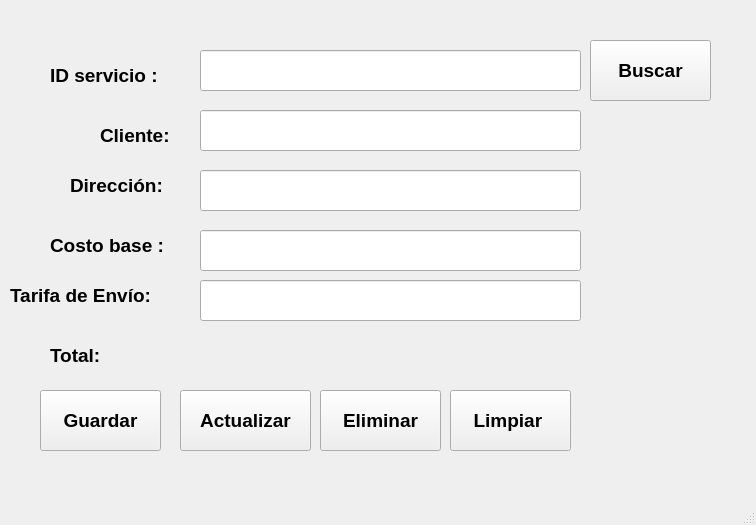
<?xml version="1.0" encoding="UTF-8"?>
<ui version="4.0">
 <class>Serviciodelivery</class>
 <widget class="QMainWindow" name="Serviciodelivery">
  <property name="geometry">
   <rect>
    <x>0</x>
    <y>0</y>
    <width>756</width>
    <height>525</height>
   </rect>
  </property>
  <property name="windowTitle">
   <string>Servico Delivery</string>
  </property>
  <widget class="QWidget" name="centralwidget">
   <widget class="QLabel" name="lblID_servicio">
    <property name="geometry">
     <rect>
      <x>50</x>
      <y>50</y>
      <width>151</width>
      <height>51</height>
     </rect>
    </property>
    <property name="font">
     <font>
      <pointsize>14</pointsize>
      <weight>75</weight>
      <bold>true</bold>
     </font>
    </property>
    <property name="text">
     <string>ID servicio :</string>
    </property>
   </widget>
   <widget class="QLineEdit" name="txtID_servicio">
    <property name="geometry">
     <rect>
      <x>200</x>
      <y>50</y>
      <width>381</width>
      <height>41</height>
     </rect>
    </property>
    <property name="maxLength">
     <number>25</number>
    </property>
   </widget>
   <widget class="QPushButton" name="btnGuardar">
    <property name="geometry">
     <rect>
      <x>40</x>
      <y>390</y>
      <width>121</width>
      <height>61</height>
     </rect>
    </property>
    <property name="font">
     <font>
      <pointsize>14</pointsize>
      <weight>75</weight>
      <bold>true</bold>
     </font>
    </property>
    <property name="text">
     <string>Guardar</string>
    </property>
   </widget>
   <widget class="QLineEdit" name="txtcliente">
    <property name="geometry">
     <rect>
      <x>200</x>
      <y>110</y>
      <width>381</width>
      <height>41</height>
     </rect>
    </property>
    <property name="maxLength">
     <number>25</number>
    </property>
   </widget>
   <widget class="QLabel" name="lblcliente">
    <property name="geometry">
     <rect>
      <x>100</x>
      <y>110</y>
      <width>151</width>
      <height>51</height>
     </rect>
    </property>
    <property name="font">
     <font>
      <pointsize>14</pointsize>
      <weight>75</weight>
      <bold>true</bold>
     </font>
    </property>
    <property name="text">
     <string>Cliente:</string>
    </property>
   </widget>
   <widget class="QLineEdit" name="txtcosto_base">
    <property name="geometry">
     <rect>
      <x>200</x>
      <y>230</y>
      <width>381</width>
      <height>41</height>
     </rect>
    </property>
    <property name="text">
     <string/>
    </property>
    <property name="maxLength">
     <number>25</number>
    </property>
   </widget>
   <widget class="QLabel" name="lblcosto_base">
    <property name="geometry">
     <rect>
      <x>50</x>
      <y>220</y>
      <width>151</width>
      <height>51</height>
     </rect>
    </property>
    <property name="font">
     <font>
      <pointsize>14</pointsize>
      <weight>75</weight>
      <bold>true</bold>
     </font>
    </property>
    <property name="text">
     <string>Costo base :</string>
    </property>
   </widget>
   <widget class="QLineEdit" name="txtdireccion">
    <property name="geometry">
     <rect>
      <x>200</x>
      <y>170</y>
      <width>381</width>
      <height>41</height>
     </rect>
    </property>
    <property name="text">
     <string/>
    </property>
    <property name="maxLength">
     <number>25</number>
    </property>
   </widget>
   <widget class="QLabel" name="lbldireccion">
    <property name="geometry">
     <rect>
      <x>70</x>
      <y>160</y>
      <width>151</width>
      <height>51</height>
     </rect>
    </property>
    <property name="font">
     <font>
      <pointsize>14</pointsize>
      <weight>75</weight>
      <bold>true</bold>
     </font>
    </property>
    <property name="text">
     <string>Dirección:</string>
    </property>
   </widget>
   <widget class="QLabel" name="lbltarifa">
    <property name="geometry">
     <rect>
      <x>10</x>
      <y>270</y>
      <width>191</width>
      <height>51</height>
     </rect>
    </property>
    <property name="font">
     <font>
      <pointsize>14</pointsize>
      <weight>75</weight>
      <bold>true</bold>
     </font>
    </property>
    <property name="text">
     <string>Tarifa de Envío:</string>
    </property>
   </widget>
   <widget class="QLineEdit" name="txttarifa">
    <property name="geometry">
     <rect>
      <x>200</x>
      <y>280</y>
      <width>381</width>
      <height>41</height>
     </rect>
    </property>
    <property name="text">
     <string/>
    </property>
    <property name="maxLength">
     <number>25</number>
    </property>
   </widget>
   <widget class="QPushButton" name="btnBuscar">
    <property name="geometry">
     <rect>
      <x>590</x>
      <y>40</y>
      <width>121</width>
      <height>61</height>
     </rect>
    </property>
    <property name="font">
     <font>
      <pointsize>14</pointsize>
      <weight>75</weight>
      <bold>true</bold>
     </font>
    </property>
    <property name="text">
     <string>Buscar</string>
    </property>
   </widget>
   <widget class="QPushButton" name="btnActualizar">
    <property name="geometry">
     <rect>
      <x>180</x>
      <y>390</y>
      <width>131</width>
      <height>61</height>
     </rect>
    </property>
    <property name="font">
     <font>
      <pointsize>14</pointsize>
      <weight>75</weight>
      <bold>true</bold>
     </font>
    </property>
    <property name="text">
     <string>Actualizar</string>
    </property>
   </widget>
   <widget class="QPushButton" name="btnEliminar">
    <property name="geometry">
     <rect>
      <x>320</x>
      <y>390</y>
      <width>121</width>
      <height>61</height>
     </rect>
    </property>
    <property name="font">
     <font>
      <pointsize>14</pointsize>
      <weight>75</weight>
      <bold>true</bold>
     </font>
    </property>
    <property name="text">
     <string>Eliminar</string>
    </property>
   </widget>
   <widget class="QPushButton" name="btnLimpiar">
    <property name="geometry">
     <rect>
      <x>450</x>
      <y>390</y>
      <width>121</width>
      <height>61</height>
     </rect>
    </property>
    <property name="font">
     <font>
      <pointsize>14</pointsize>
      <weight>75</weight>
      <bold>true</bold>
     </font>
    </property>
    <property name="text">
     <string>Limpiar </string>
    </property>
   </widget>
   <widget class="QLabel" name="lbltotal">
    <property name="geometry">
     <rect>
      <x>50</x>
      <y>330</y>
      <width>151</width>
      <height>51</height>
     </rect>
    </property>
    <property name="font">
     <font>
      <pointsize>14</pointsize>
      <weight>75</weight>
      <bold>true</bold>
     </font>
    </property>
    <property name="text">
     <string>Total:</string>
    </property>
   </widget>
  </widget>
  <widget class="QMenuBar" name="menubar">
   <property name="geometry">
    <rect>
     <x>0</x>
     <y>0</y>
     <width>756</width>
     <height>31</height>
    </rect>
   </property>
  </widget>
  <widget class="QStatusBar" name="statusbar"/>
 </widget>
 <tabstops>
  <tabstop>txtID_servicio</tabstop>
  <tabstop>txtcliente</tabstop>
  <tabstop>txtdireccion</tabstop>
  <tabstop>txtcosto_base</tabstop>
  <tabstop>txttarifa</tabstop>
  <tabstop>btnBuscar</tabstop>
  <tabstop>btnGuardar</tabstop>
  <tabstop>btnActualizar</tabstop>
  <tabstop>btnEliminar</tabstop>
  <tabstop>btnLimpiar</tabstop>
 </tabstops>
 <resources/>
 <connections/>
</ui>
